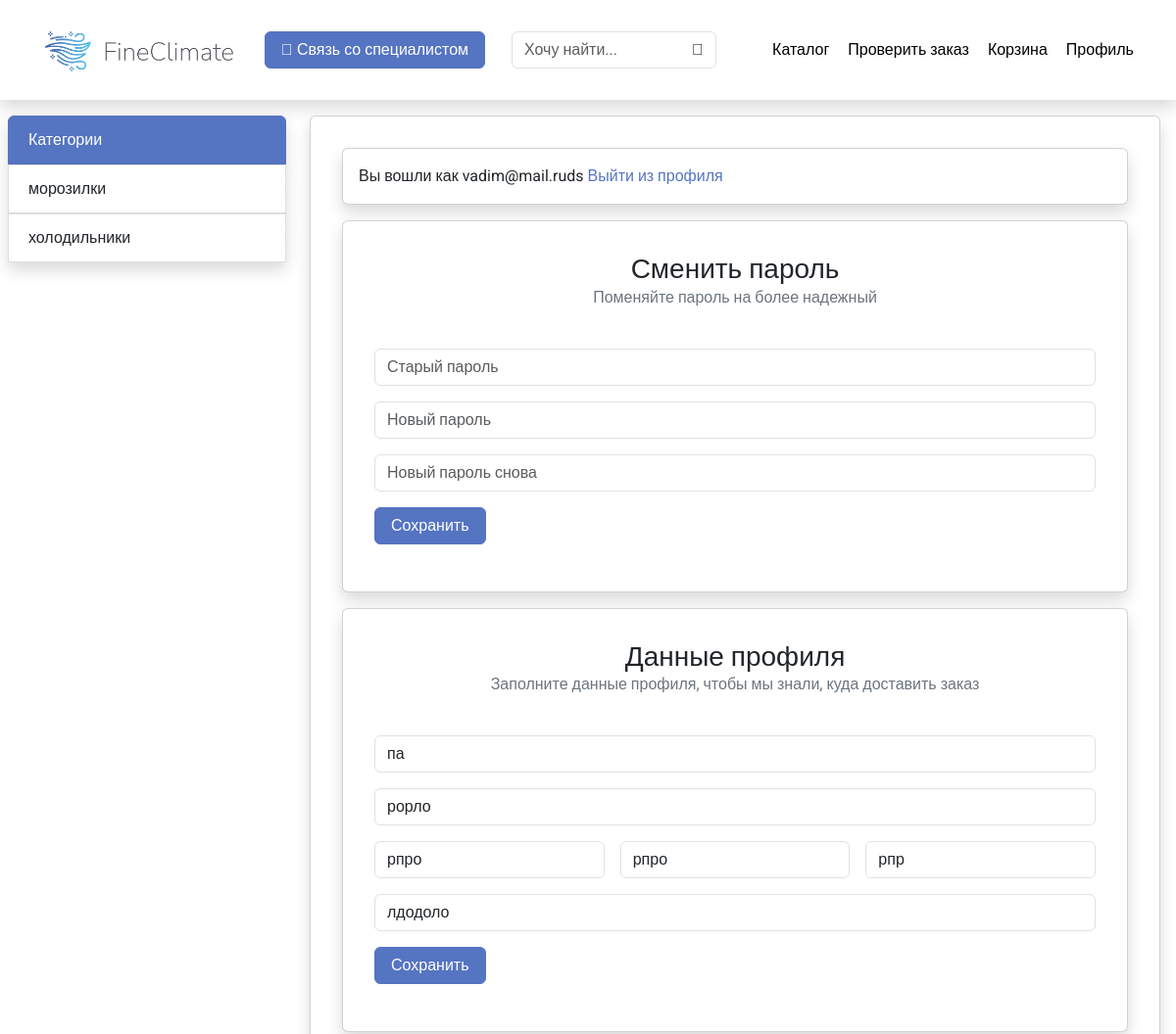
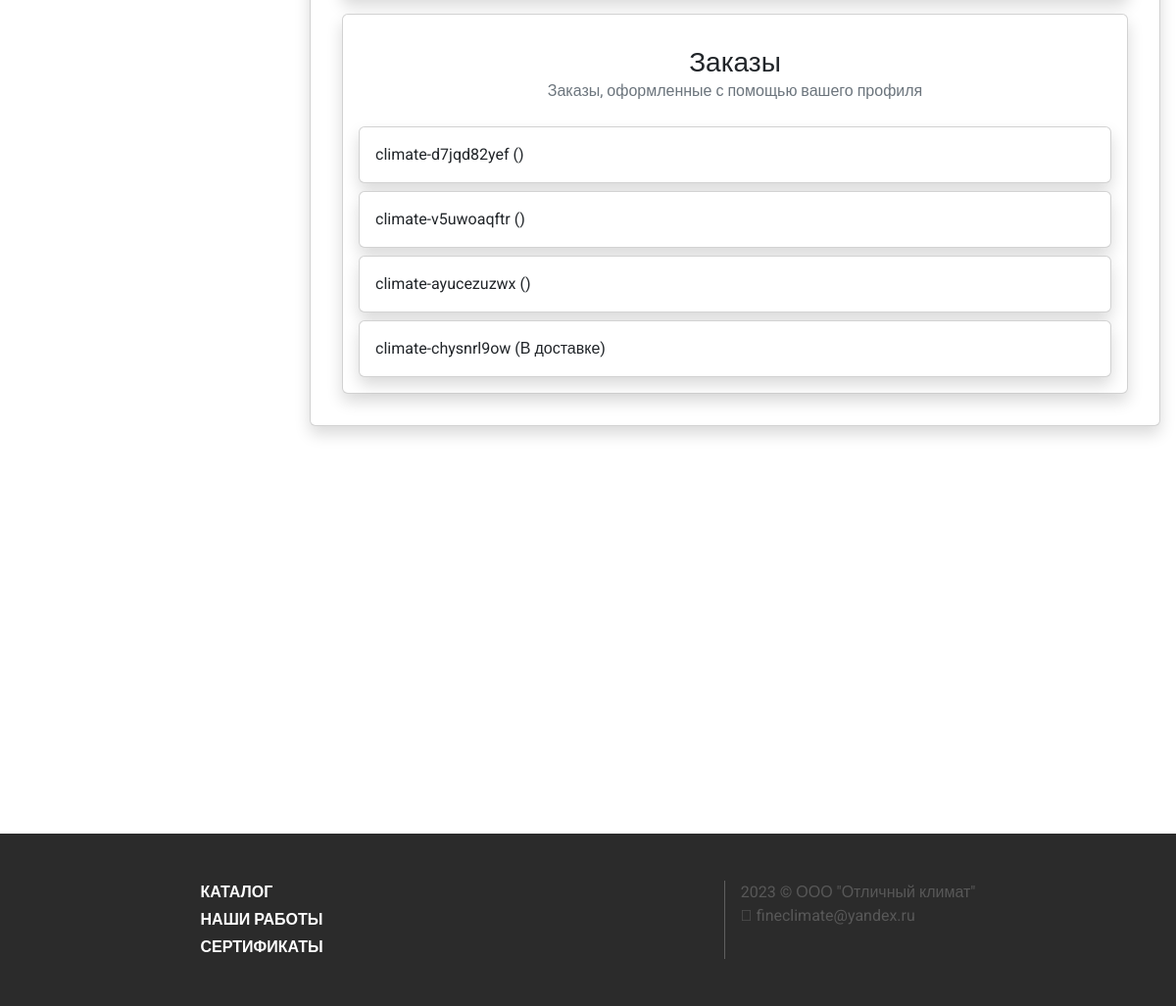
Screenshot of /profile (signed in) with the database file from the repository (2 pictures, top to bottom).
### router/models.py (models this page shows)
class Categories(models.Model):
    title = models.CharField(max_length=80)

class Profiles(models.Model):
    user = models.OneToOneField(User, on_delete=models.CASCADE, primary_key=True)
    fio = models.CharField(max_length=200)
    street = models.CharField(max_length=200)
    house = models.CharField(max_length=10)
    corps = models.CharField(max_length=10, null=True)
    flat = models.CharField(max_length=10, null=True)
    phone = models.CharField(max_length=20)

class Orders(models.Model):
    user = models.ForeignKey(User, on_delete=models.DO_NOTHING, null=True)
    is_delivery = models.BooleanField()
    status = models.CharField(max_length=100)
    comment = models.CharField(max_length=300)
    track = models.CharField(max_length=50, null=True)
    fio = models.CharField(max_length=200)
    street = models.CharField(max_length=100)
    house = models.CharField(max_length=30)
    corps = models.CharField(max_length=30)
    room = models.CharField(max_length=30)
    phone = models.CharField(max_length=50)

### router/views.py (the view)
# urls.py: path("profile", views.show_profile),
@login_required(login_url="/login")
def show_profile(req):
    profile = []
    if hasattr(req.user, "profiles"):
        profile = req.user.profiles
    orders = req.user.orders_set.all()
    return render(req, "client/profile.html", {"profile": profile, "orders": orders})

### router/templates/client/profile.html (shortened to what this page needs)
{% extends "../base.html" %}
{% block content %}
    {% load static %}
    <div class="card shadow m-3">
        <div class="card-body">
            <span>Вы вошли как {{request.user.username}} </span><a href="logout"> Выйти из профиля</a>
        </div>
    </div>
    <div class="card shadow m-3">
        <div class="card-body">
            <h3 class="text-center mt-3 mb-0">Сменить пароль</h3>
            <p class="text-center mb-4 text-secondary">Поменяйте пароль на более надежный</p>
            <form id="form" action="/change_password" class="my-3" method="post">
                <div class="card-body d-flex flex-column gap-3">
                    <input type="password" name="old_password" placeholder="Старый пароль" class="form-control" required>
                    <input type="password" name="new_password" id="password1" placeholder="Новый пароль" class="form-control" required>
                    <input type="password" name="repeat_password" id="password2" placeholder="Новый пароль снова" class="form-control" required>
                    <div class="d-flex">
                        <button class="btn btn-primary px-3 fit-width">Сохранить</button>
                    </div>
                </div>
            </form>
        </div>
    </div>
    <div class="card shadow m-3">
        <div class="card-body">
            <h3 class="text-center mt-3 mb-0">Данные профиля</h3>
            <p class="text-center mb-4 text-secondary">Заполните данные профиля, чтобы мы знали, куда доставить заказ</p>
            <form action="/edit_profile_data" class="my-3" method="post">
                <div class="card-body d-flex flex-column gap-3">
                    <input type="text" class="form-control" name="fio" value="{{profile.fio|default:""}}" required placeholder="ФИО">
                    <input type="text" class="form-control" name="street" value="{{profile.street|default:""}}" required placeholder="Улица">
                    <div class="d-flex gap-3">
                        <input type="text" class="form-control" name="house" required value="{{profile.house|default:""}}" placeholder="Дом">
                        <input type="text" class="form-control" name="corps" value="{{profile.corps|default:""}}" placeholder="Корпус">
                        <input type="text" class="form-control" name="flat" value="{{profile.flat|default:""}}" placeholder="Квартира">
                    </div>
                    <input type="text" class="form-control" name="phone" required placeholder="Номер телефона" value="{{profile.phone|default:""}}">
                    <div class="d-flex">
                        <button class="btn btn-primary px-3 fit-width">Сохранить</button>
                    </div>
                </div>
            </form>
        </div>
    </div>
    <div class="card shadow m-3">
        <div class="card-body">
            <h3 class="text-center mt-3 mb-0">Заказы</h3>
            <p class="text-center mb-4 text-secondary">Заказы, оформленные с помощью вашего профиля</p>
            <div class="d-flex flex-column gap-2">
                {% for order in orders %}
                    <a href="/check_order?query={{order.track}}" class="text-black text-decoration-none">
                        <div class="card shadow">
                            <div class="card-body">
                                {{order.track}} ({{order.status}})
                            </div>
                        </div>
                    </a>
                {% empty %}
                    <p class="fs-5 fw-normal text-center">Пока ничего нет! Попробуйте что-нибудь заказать!</p>
                {% endfor %}
            </div>
        </div>
    </div>
{% endblock content %}

### router/templates/base.html (shortened to what this page needs)
<html>
    <head>
        {% load static %}
        <link href="https://cdn.jsdelivr.net/npm/bootstrap@5.3.1/dist/css/bootstrap.min.css" rel="stylesheet">
        <link rel="stylesheet" href="{% static 'bs.css' %}">
        <link rel="stylesheet" href="{% static 'styles.css' %}">
    </head>
    <body>
        <header class="shadow d-flex align-items-center justify-content-evenly p-4">
            <a href="/" class="fit-width flex-grow-0" style="width: 200px">
                <img src="{% static 'logo.png' %}" alt="" class="logo">
            </a>
            <button class="btn btn-primary px-3 mx-2">
                <i class="fa-solid fa-phone "></i>
                Связь со специалистом
            </button>
            <form action="/" class="d-flex align-items-center justify-content-center m-0">
                <input type="text" name="q" class="search form-control m-0" value="{{q}}" placeholder="Хочу найти...">
                <button class="search btn"><i class="fa-solid fa-search"></i></button>
            </form>
            <a href="/" class="text-decoration-none text-black">Каталог</a>
            <a href="/check_order" class="text-decoration-none text-black">Проверить заказ</a>
            <a href="/cart" class="text-decoration-none text-black">Корзина</a>
            {% if is_logged %}
                <a href="/profile" class="text-decoration-none text-black">Профиль</a>
            {% else %}
                    <a href="/login" class="btn btn-primary px-4">Войти</a>
            {% endif %}
        </header>
        <div>
          <div class="d-flex">
            <ul class="d-none d-xl-block col-3 list-group my-3 px-2">
                <li class="list-group-item first-list shadow">Категории</li>
                {% for category in all_categories %}
                    <a href="/?active_category={{category.id}}&q={{q}}" class="text-decoration-none">
                        <li class="list-group-item shadow {% if active_category == category.id %} active {% endif %}">
                            {{category.title}}
                        </li>
                    </a>
                {% endfor %}
            </ul>
            <div class="col-12 col-xl-9">
              <div class="d-flex flex-column card shadow m-3">
                <div class="card-body">
                    {% block content %}it's base!{% endblock content %}
                </div>
              </div>
            </div>
          </div>
        </div>
        <footer class="d-flex justify-content-evenly py-5">
            <div class="d-flex flex-column fw-bold gap-1">
                <a href="/" class="text-decoration-none text-white">КАТАЛОГ</a>
                <a href="/works" class="text-decoration-none text-white">НАШИ РАБОТЫ</a>
                <a href="/certs" class="text-decoration-none text-white">СЕРТИФИКАТЫ</a>
            </div>
            <div class="d-flex">
                <div class="d-flex flex-column">
                    <div class="d-flex flex-column" style="color: #585858">
                        2023 © ООО "Отличный климат"
                        <span><i class="fa fa-envelope me-1" style="color: #585858" aria-hidden="true"></i>fineclimate@yandex.ru</span>
                    </div>
                </div>
            </div>
        </footer>
    </body>
</html>

### router/static/bs.css (style rules this page uses)
.btn-primary { color: #fff; background-color: #5574C2; border-color: #5574C2; }
a { color: #5574C2; text-decoration: none; background-color: transparent; }
.list-group-item { position: relative; display: block; padding: 0.75rem 1.25rem; background-color: #fff; border: 1px solid rgba(0, 0, 0, 0.125); }
.list-group-item:first-child { border-top-left-radius: inherit; border-top-right-radius: inherit; }
.list-group-item:last-child { border-bottom-right-radius: inherit; border-bottom-left-radius: inherit; }

### router/static/styles.css (style rules this page uses)
* { font-family: 'Roboto', sans-serif !important; }
:root { --primary: #5574C2; }
body { min-width: 1000px; width: auto !important; width: 1000px; }
.logo { object-fit: contain; max-width: 400px; width: 20%; min-width: 200px; }
.fit-width { width: fit-content; }
.first-list { background-color: #5574C2; color: white; border: solid 1px #5574C2; }
button.search { position: relative; left: -38px; }
input.search { transition: all .5s; }
footer { background-color: #2B2B2B; color: white; position: relative; top: 50vh; }

### router/templates/base.html (style rules this page uses)
.logo { object-fit: contain; max-width: 400px; width: 20%; min-width: 200px; }

### rows the page displays
Categories: title "морозилки"
Categories: title "холодильники"
Profiles: fio "па", street "рорло", house "рпро", corps "рпро", flat "рпр", phone "лдодоло"
Orders: track "climate-d7jqd82yef"
Orders: track "climate-v5uwoaqftr"
Orders: track "climate-ayucezuzwx"
Orders: track "climate-chysnrl9ow", status "В доставке"

### other values shown
{{ request.user.username }} "vadim@mail.ruds"
